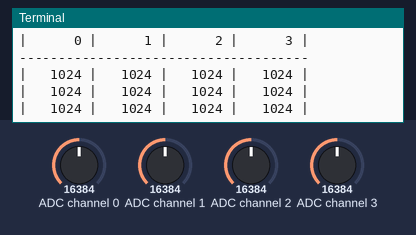
Bench run of a program on a simulated Raspberry Pi (BCM pin numbers). Shown: the last lines printed to the terminal. The test bench sets the inputs (shaded band); at power-on: ADC channel 0 = 16384, ADC channel 1 = 16384, ADC channel 2 = 16384, ADC channel 3 = 16384 (analog values on the 0–32767 scale).

Above: at 1.2 s.
1.3 s: ADC channel 0 set to 9830
At 2.0 s:
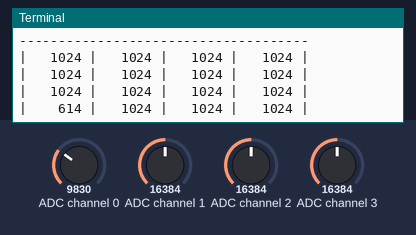
3.1 s: ADC channel 1 set to 9830
At 3.6 s:
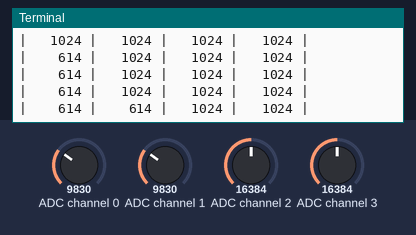
4.7 s: ADC channel 2 set to 9830
At 5.3 s:
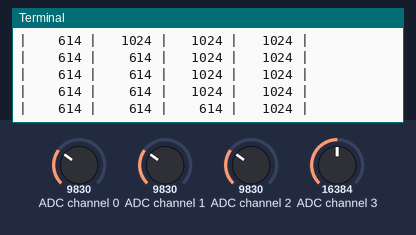
6.3 s: ADC channel 3 set to 9830
At 6.9 s:
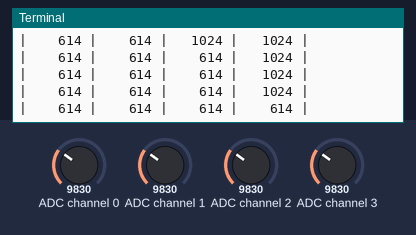
7.9 s: ADC channel 0 set to 983
At 8.5 s:
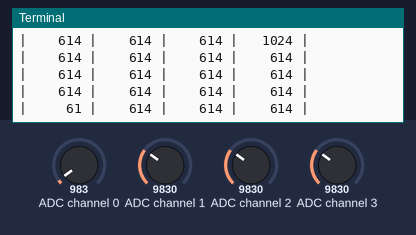
9.5 s: ADC channel 1 set to 983
At 10.1 s:
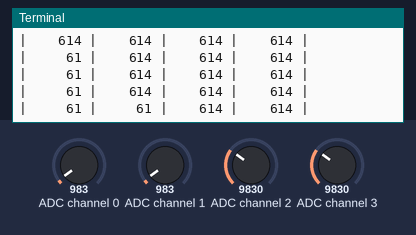

The program:

i2c.py
```python
import time
import Adafruit_ADS1x15

i2c_ch = 1

# Or create an ADS1015 ADC (12-bit) instance.
adc = Adafruit_ADS1x15.ADS1015()

# Note you can change the I2C address from its default (0x48), and/or the I2C
# bus by passing in these optional parameters:
#adc = Adafruit_ADS1x15.ADS1015(address=0x49, busnum=1)

# Choose a gain of 1 for reading voltages from 0 to 4.09V.
# Or pick a different gain to change the range of voltages that are read:
#  - 2/3 = +/-6.144V
#  -   1 = +/-4.096V
#  -   2 = +/-2.048V
#  -   4 = +/-1.024V
#  -   8 = +/-0.512V
#  -  16 = +/-0.256V
# See table 3 in the ADS1015/ADS1115 datasheet for more info on gain.
GAIN = 1

print('Reading ADS1x15 values, press Ctrl-C to quit...')
# Print nice channel column headers.
print('| {0:>6} | {1:>6} | {2:>6} | {3:>6} |'.format(*range(4)))
print('-' * 37)
# Main loop.
while True:
    # Read all the ADC channel values in a list.
    values = [0]*4
    for i in range(4):
        # Read the specified ADC channel using the previously set gain value.
        values[i] = adc.read_adc(i, gain=GAIN)
        # Note you can also pass in an optional data_rate parameter that controls
        # the ADC conversion time (in samples/second). Each chip has a different
        # set of allowed data rate values, see datasheet Table 9 config register
        # DR bit values.
        #values[i] = adc.read_adc(i, gain=GAIN, data_rate=128)
        # Each value will be a 12 or 16 bit signed integer value depending on the
        # ADC (ADS1015 = 12-bit, ADS1115 = 16-bit).
    # Print the ADC values.
    print('| {0:>6} | {1:>6} | {2:>6} | {3:>6} |'.format(*values))
    # Pause for half a second.
    time.sleep(0.5)
```

Measured:
- after the input at 1.3 s, the terminal: prints a new line after 0.35 s (image 1)
- after the input at 3.1 s, the terminal: prints a new line after 0.16 s (image 2)
- after the input at 4.7 s, the terminal: prints a new line after 0.17 s (image 3)
- after the input at 6.3 s, the terminal: prints a new line after 0.18 s (image 4)
- after the input at 7.9 s, the terminal: prints a new line after 0.18 s (image 5)
- after the input at 9.5 s, the terminal: prints a new line after 0.19 s (image 6)
